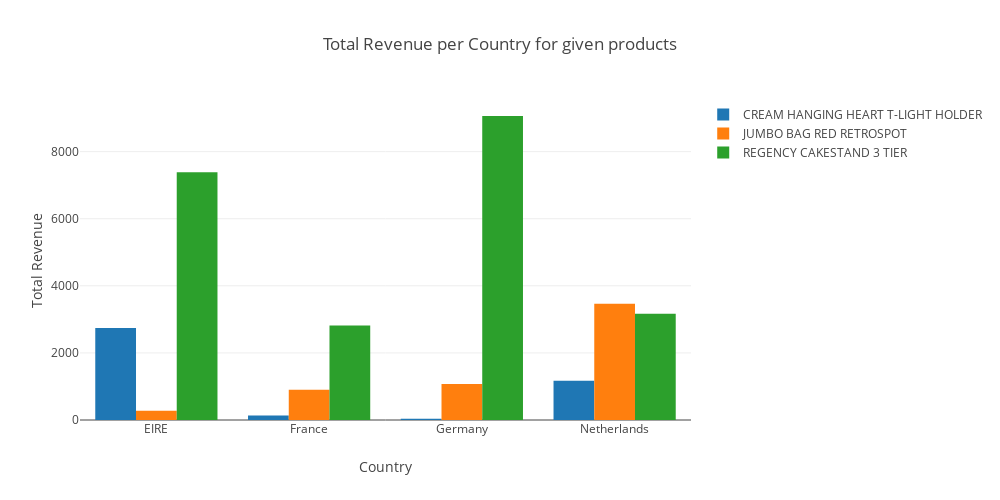

The code cell stored with this chart in its notebook:
### Code cell
# Traces
traces = [go.Bar(x=rvn_country.index, y=rvn_country[column], name=column) for column in rvn_country.columns];

# Layout
layout = go.Layout(barmode='group', width=1000, height=500,
                   xaxis=go.layout.XAxis(title=go.layout.xaxis.Title(text='Country')),
                   yaxis=go.layout.YAxis(title=go.layout.yaxis.Title(text='Total Revenue')),
                   title=go.layout.Title(text='Total Revenue per Country for given products'));

# Plot
py.iplot(go.Figure(data=traces, layout=layout));

### Figure 1 — Plotly figure (JSON) as saved in the notebook; plotly's stock layout.template omitted (floating-point values rounded to 4 significant figures)
{"data": [{"name": "CREAM HANGING HEART T-LIGHT HOLDER", "type": "bar", "uid": "71a05467-e689-4093-889c-f2b696b21136", "x": ["EIRE", "France", "Germany", "Netherlands"], "y": [2741.0, 131.8, 35.4, 1167]}, {"name": "JUMBO BAG RED RETROSPOT", "type": "bar", "uid": "14cabebc-4b98-4e16-ab62-fda71de75fdf", "x": ["EIRE", "France", "Germany", "Netherlands"], "y": [278.7, 903.4, 1073.0, 3468]}, {"name": "REGENCY CAKESTAND 3 TIER", "type": "bar", "uid": "055d0b71-e23f-4362-8075-e369a17ab915", "x": ["EIRE", "France", "Germany", "Netherlands"], "y": [7389.0, 2817.0, 9062.0, 3166.0]}], "layout": {"barmode": "group", "height": 500, "title": {"text": "Total Revenue per Country for given products"}, "width": 1000, "xaxis": {"title": {"text": "Country"}}, "yaxis": {"title": {"text": "Total Revenue"}}}}
